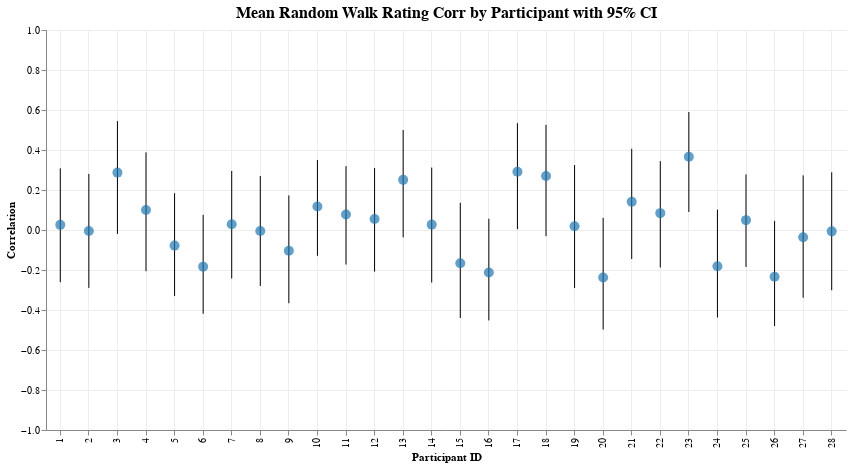

Notebook code for this chart:
### Markdown cell above
## Random Correlation Baseline

### Code cell
col1, col2 = "random_walk", "rating"

corr_by_trial = calculate_correlations_by_trial(df, col1, col2)
corr_by_participant = aggregate_correlations_fisher_z(
    corr_by_trial, f"{col1}_{col2}_corr", "participant_id", include_ci=True
)
plot_correlations_by_participant(corr_by_participant, f"{col1}_{col2}_corr")

### Figure 1 — Vega-Lite specification as saved in the notebook (floating-point values rounded to 4 significant figures)
{"config": {"view": {"continuousWidth": 300, "continuousHeight": 300, "strokeWidth": 0}, "axis": {"grid": true, "gridColor": "#ededed"}, "title": {"fontSize": 16, "anchor": "middle"}}, "layer": [{"mark": {"type": "rule"}, "encoding": {"x": {"axis": {"title": "Participant ID"}, "field": "participant_id", "type": "ordinal"}, "y": {"axis": {"title": "Correlation"}, "field": "participant_id_random_walk_rating_corr_ci_lower", "scale": {"domain": [-1, 1]}, "type": "quantitative"}, "y2": {"field": "participant_id_random_walk_rating_corr_ci_upper"}}}, {"mark": {"type": "circle", "color": "#1f77b4", "size": 100}, "encoding": {"tooltip": [{"field": "participant_id", "title": "Participant", "type": "nominal"}, {"field": "participant_id_random_walk_rating_corr_mean", "format": ".3f", "title": "Mean Correlation", "type": "quantitative"}, {"field": "participant_id_random_walk_rating_corr_ci_lower", "format": ".3f", "title": "CI Lower", "type": "quantitative"}, {"field": "participant_id_random_walk_rating_corr_ci_upper", "format": ".3f", "title": "CI Upper", "type": "quantitative"}], "x": {"axis": {"title": "Participant ID"}, "field": "participant_id", "type": "ordinal"}, "y": {"field": "participant_id_random_walk_rating_corr_mean", "type": "quantitative"}}}], "data": {"name": "data-bb0fd11e1d263edb0cd4669fbb1a927c"}, "height": 400, "title": "Mean Random Walk Rating Corr by Participant with 95% CI", "width": 800, "$schema": "https://vega.github.io/schema/vega-lite/v5.20.1.json", "datasets": {"data-bb0fd11e1d263edb0cd4669fbb1a927c": [{"participant_id": 1, "participant_id_random_walk_rating_corr_mean": 0.02564, "participant_id_random_walk_rating_corr_ci_lower": -0.2613, "participant_id_random_walk_rating_corr_ci_upper": 0.3084}, {"participant_id": 2, "participant_id_random_walk_rating_corr_mean": -0.004845, "participant_id_random_walk_rating_corr_ci_lower": -0.2894, "participant_id_random_walk_rating_corr_ci_upper": 0.2805}, {"participant_id": 3, "participant_id_random_walk_rating_corr_mean": 0.287, "participant_id_random_walk_rating_corr_ci_lower": -0.01972, "participant_id_random_walk_rating_corr_ci_upper": 0.5444}, {"participant_id": 4, "participant_id_random_walk_rating_corr_mean": 0.09986, "participant_id_random_walk_rating_corr_ci_lower": -0.2062, "participant_id_random_walk_rating_corr_ci_upper": 0.3881}, {"participant_id": 5, "participant_id_random_walk_rating_corr_mean": -0.07806, "participant_id_random_walk_rating_corr_ci_lower": -0.3297, "participant_id_random_walk_rating_corr_ci_upper": 0.1839}, {"participant_id": 6, "participant_id_random_walk_rating_corr_mean": -0.1831, "participant_id_random_walk_rating_corr_ci_lower": -0.419, "participant_id_random_walk_rating_corr_ci_upper": 0.07595}, {"participant_id": 7, "participant_id_random_walk_rating_corr_mean": 0.02838, "participant_id_random_walk_rating_corr_ci_lower": -0.2427, "participant_id_random_walk_rating_corr_ci_upper": 0.2954}, {"participant_id": 8, "participant_id_random_walk_rating_corr_mean": -0.00518, "participant_id_random_walk_rating_corr_ci_lower": -0.2796, "participant_id_random_walk_rating_corr_ci_upper": 0.27}, {"participant_id": 9, "participant_id_random_walk_rating_corr_mean": -0.1042, "participant_id_random_walk_rating_corr_ci_lower": -0.3661, "participant_id_random_walk_rating_corr_ci_upper": 0.173}, {"participant_id": 10, "participant_id_random_walk_rating_corr_mean": 0.1173, "participant_id_random_walk_rating_corr_ci_lower": -0.1289, "participant_id_random_walk_rating_corr_ci_upper": 0.35}, {"participant_id": 11, "participant_id_random_walk_rating_corr_mean": 0.07794, "participant_id_random_walk_rating_corr_ci_lower": -0.1729, "participant_id_random_walk_rating_corr_ci_upper": 0.3193}, {"participant_id": 12, "participant_id_random_walk_rating_corr_mean": 0.05467, "participant_id_random_walk_rating_corr_ci_lower": -0.2082, "participant_id_random_walk_rating_corr_ci_upper": 0.3102}, {"participant_id": 13, "participant_id_random_walk_rating_corr_mean": 0.2508, "participant_id_random_walk_rating_corr_ci_lower": -0.0369, "participant_id_random_walk_rating_corr_ci_upper": 0.5001}, {"participant_id": 14, "participant_id_random_walk_rating_corr_mean": 0.02701, "participant_id_random_walk_rating_corr_ci_lower": -0.2625, "participant_id_random_walk_rating_corr_ci_upper": 0.3121}, {"participant_id": 15, "participant_id_random_walk_rating_corr_mean": -0.1661, "participant_id_random_walk_rating_corr_ci_lower": -0.44, "participant_id_random_walk_rating_corr_ci_upper": 0.1362}, {"participant_id": 16, "participant_id_random_walk_rating_corr_mean": -0.2122, "participant_id_random_walk_rating_corr_ci_lower": -0.4521, "participant_id_random_walk_rating_corr_ci_upper": 0.05628}, {"participant_id": 17, "participant_id_random_walk_rating_corr_mean": 0.2914, "participant_id_random_walk_rating_corr_ci_lower": 0.004125, "participant_id_random_walk_rating_corr_ci_upper": 0.5343}, {"participant_id": 18, "participant_id_random_walk_rating_corr_mean": 0.2699, "participant_id_random_walk_rating_corr_ci_lower": -0.0308, "participant_id_random_walk_rating_corr_ci_upper": 0.5258}, {"participant_id": 19, "participant_id_random_walk_rating_corr_mean": 0.01906, "participant_id_random_walk_rating_corr_ci_lower": -0.2903, "participant_id_random_walk_rating_corr_ci_upper": 0.3248}, {"participant_id": 20, "participant_id_random_walk_rating_corr_mean": -0.2379, "participant_id_random_walk_rating_corr_ci_lower": -0.4975, "participant_id_random_walk_rating_corr_ci_upper": 0.0608}, {"participant_id": 21, "participant_id_random_walk_rating_corr_mean": 0.1415, "participant_id_random_walk_rating_corr_ci_lower": -0.1451, "participant_id_random_walk_rating_corr_ci_upper": 0.4062}, {"participant_id": 22, "participant_id_random_walk_rating_corr_mean": 0.08437, "participant_id_random_walk_rating_corr_ci_lower": -0.1876, "participant_id_random_walk_rating_corr_ci_upper": 0.3443}, {"participant_id": 23, "participant_id_random_walk_rating_corr_mean": 0.366, "participant_id_random_walk_rating_corr_ci_lower": 0.08995, "participant_id_random_walk_rating_corr_ci_upper": 0.5899}, {"participant_id": 24, "participant_id_random_walk_rating_corr_mean": -0.1815, "participant_id_random_walk_rating_corr_ci_lower": -0.4377, "participant_id_random_walk_rating_corr_ci_upper": 0.1019}, {"participant_id": 25, "participant_id_random_walk_rating_corr_mean": 0.0493, "participant_id_random_walk_rating_corr_ci_lower": -0.1846, "participant_id_random_walk_rating_corr_ci_upper": 0.2779}, {"participant_id": 26, "participant_id_random_walk_rating_corr_mean": -0.2341, "participant_id_random_walk_rating_corr_ci_lower": -0.4799, "participant_id_random_walk_rating_corr_ci_upper": 0.04575}, {"participant_id": 27, "participant_id_random_walk_rating_corr_mean": -0.03631, "participant_id_random_walk_rating_corr_ci_lower": -0.339, "participant_id_random_walk_rating_corr_ci_upper": 0.2731}, {"participant_id": 28, "participant_id_random_walk_rating_corr_mean": -0.006857, "participant_id_random_walk_rating_corr_ci_lower": -0.301, "participant_id_random_walk_rating_corr_ci_upper": 0.2885}]}}
